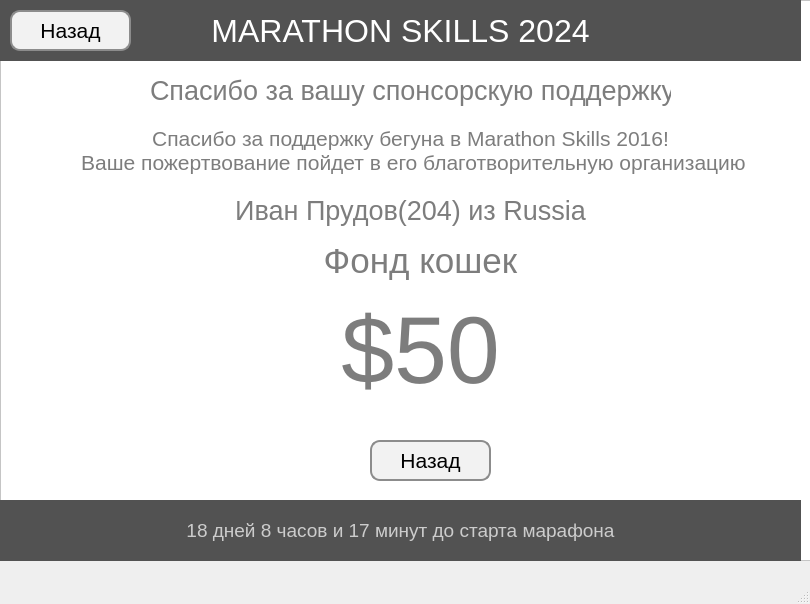
<?xml version="1.0" encoding="UTF-8"?>
<ui version="4.0">
 <class>MainWindow</class>
 <widget class="QMainWindow" name="MainWindow">
  <property name="geometry">
   <rect>
    <x>0</x>
    <y>0</y>
    <width>810</width>
    <height>604</height>
   </rect>
  </property>
  <property name="windowTitle">
   <string>MainWindow</string>
  </property>
  <widget class="QWidget" name="centralwidget">
   <property name="styleSheet">
    <string notr="true">QFrame#frame_bg{
    background-color: rgb(255, 255, 255);
}
QFrame{
	color: rgb(125, 125, 125);
}
QLabel#heading{
    font-size: 24pt;
    color: rgb(255, 255, 255);
	background-color: rgb(82, 82, 82);
}
QLabel#bottom{
	font-size: 14pt;
    color: rgb(204, 204, 204);
	background-color: rgb(82, 82, 82);
}
QPushButton {
    background-color: rgb(242, 242, 242);
    border: 2px solid;
    border-radius: 10px;
    border-color: rgb(140, 140, 140);
}
QComboBox{
	color: rgb(125, 125, 125);
}
QDateEdit{
	color: rgb(125, 125, 125);
}</string>
   </property>
   <widget class="QFrame" name="frame_bg">
    <property name="geometry">
     <rect>
      <x>0</x>
      <y>0</y>
      <width>811</width>
      <height>561</height>
     </rect>
    </property>
    <property name="frameShape">
     <enum>QFrame::StyledPanel</enum>
    </property>
    <property name="frameShadow">
     <enum>QFrame::Raised</enum>
    </property>
    <widget class="QPushButton" name="pushButton">
     <property name="geometry">
      <rect>
       <x>370</x>
       <y>440</y>
       <width>121</width>
       <height>41</height>
      </rect>
     </property>
     <property name="font">
      <font>
       <pointsize>16</pointsize>
      </font>
     </property>
     <property name="text">
      <string>Назад</string>
     </property>
    </widget>
    <widget class="QLabel" name="heading">
     <property name="geometry">
      <rect>
       <x>0</x>
       <y>0</y>
       <width>801</width>
       <height>61</height>
      </rect>
     </property>
     <property name="text">
      <string>MARATHON SKILLS 2024</string>
     </property>
     <property name="alignment">
      <set>Qt::AlignCenter</set>
     </property>
    </widget>
    <widget class="QLabel" name="bottom">
     <property name="geometry">
      <rect>
       <x>0</x>
       <y>500</y>
       <width>801</width>
       <height>61</height>
      </rect>
     </property>
     <property name="text">
      <string>18 дней 8 часов и 17 минут до старта марафона</string>
     </property>
     <property name="alignment">
      <set>Qt::AlignCenter</set>
     </property>
    </widget>
    <widget class="QLabel" name="label">
     <property name="geometry">
      <rect>
       <x>150</x>
       <y>70</y>
       <width>521</width>
       <height>41</height>
      </rect>
     </property>
     <property name="font">
      <font>
       <pointsize>20</pointsize>
      </font>
     </property>
     <property name="text">
      <string>Спасибо за вашу спонсорскую поддержку!</string>
     </property>
    </widget>
    <widget class="QLabel" name="label_2">
     <property name="geometry">
      <rect>
       <x>70</x>
       <y>100</y>
       <width>681</width>
       <height>101</height>
      </rect>
     </property>
     <property name="font">
      <font>
       <pointsize>16</pointsize>
      </font>
     </property>
     <property name="text">
      <string>Спасибо за поддержку бегуна в Marathon Skills 2016!
 Ваше пожертвование пойдет в его благотворительную организацию</string>
     </property>
     <property name="alignment">
      <set>Qt::AlignCenter</set>
     </property>
    </widget>
    <widget class="QPushButton" name="pushButton_2">
     <property name="geometry">
      <rect>
       <x>10</x>
       <y>10</y>
       <width>121</width>
       <height>41</height>
      </rect>
     </property>
     <property name="font">
      <font>
       <pointsize>16</pointsize>
      </font>
     </property>
     <property name="text">
      <string>Назад</string>
     </property>
    </widget>
    <widget class="QLabel" name="label_3">
     <property name="geometry">
      <rect>
       <x>70</x>
       <y>160</y>
       <width>681</width>
       <height>101</height>
      </rect>
     </property>
     <property name="font">
      <font>
       <pointsize>20</pointsize>
      </font>
     </property>
     <property name="text">
      <string>Иван Прудов(204) из Russia</string>
     </property>
     <property name="alignment">
      <set>Qt::AlignCenter</set>
     </property>
    </widget>
    <widget class="QLabel" name="label_4">
     <property name="geometry">
      <rect>
       <x>80</x>
       <y>210</y>
       <width>681</width>
       <height>101</height>
      </rect>
     </property>
     <property name="font">
      <font>
       <pointsize>26</pointsize>
      </font>
     </property>
     <property name="text">
      <string>Фонд кошек</string>
     </property>
     <property name="alignment">
      <set>Qt::AlignCenter</set>
     </property>
    </widget>
    <widget class="QLabel" name="label_5">
     <property name="geometry">
      <rect>
       <x>80</x>
       <y>300</y>
       <width>681</width>
       <height>101</height>
      </rect>
     </property>
     <property name="font">
      <font>
       <pointsize>71</pointsize>
      </font>
     </property>
     <property name="text">
      <string>$50</string>
     </property>
     <property name="alignment">
      <set>Qt::AlignCenter</set>
     </property>
    </widget>
    <zorder>heading</zorder>
    <zorder>bottom</zorder>
    <zorder>pushButton</zorder>
    <zorder>label</zorder>
    <zorder>label_2</zorder>
    <zorder>pushButton_2</zorder>
    <zorder>label_3</zorder>
    <zorder>label_4</zorder>
    <zorder>label_5</zorder>
   </widget>
  </widget>
  <widget class="QMenuBar" name="menubar">
   <property name="geometry">
    <rect>
     <x>0</x>
     <y>0</y>
     <width>810</width>
     <height>21</height>
    </rect>
   </property>
  </widget>
  <widget class="QStatusBar" name="statusbar"/>
 </widget>
 <resources/>
 <connections/>
</ui>
